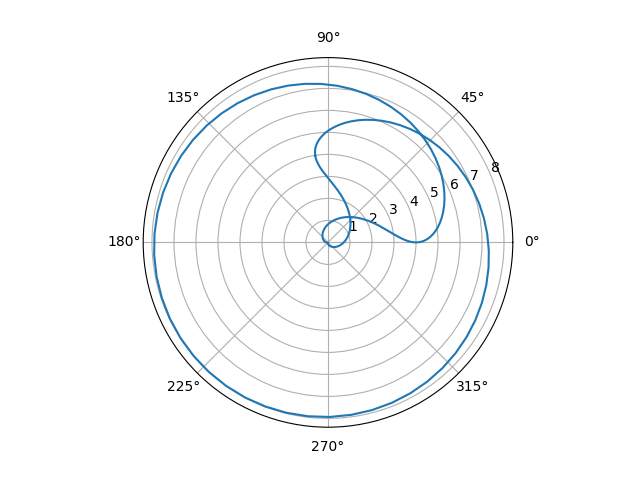

The script that saved this image:
import numpy as np
import matplotlib.pyplot as plt
import math

#окружность в полярных координатах

x0 = 4
y0 = 4
r = 4
alpha = np.linspace(0, 2 * np.pi, 200)
x = r * np.cos(alpha) + x0
y = r * np.sin(alpha) + y0
plt.polar(x, y)
plt.grid(True)
plt.savefig('part2_task3-2.png')


